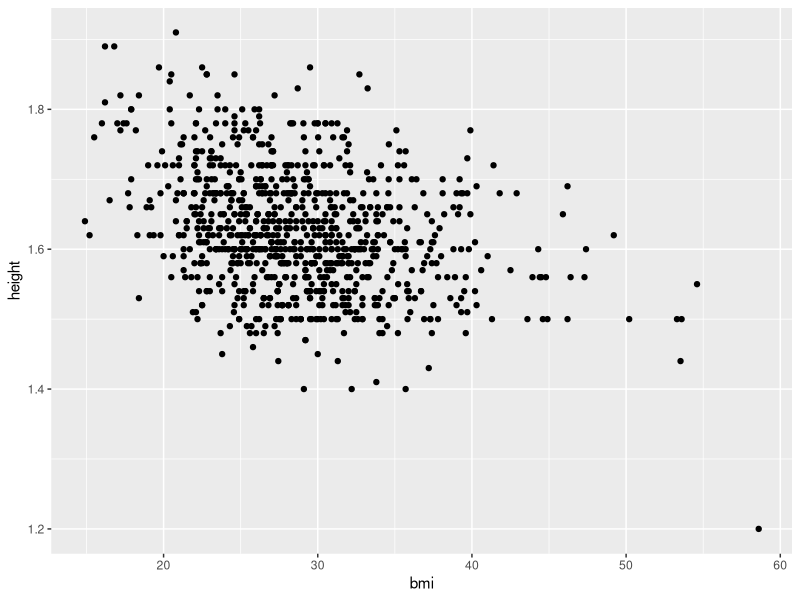

Generate this figure with R: (Note: this script raises an error after producing the figure.)
rm(list=ls())

#source("scripts/LoadPackages.R")

require(ggplot2)
require(lubridate)
require(stringr)
require(plyr)
require(dplyr)
require(tidyr)
require(car)


#source("scripts/load_data_first_time.r")
#source("scripts/split_dataset.r")

#####

data_main <- read.csv("data/csv/data_main.csv") %>% tbl_df()
data_visits <- read.csv("data/csv/data_visits.csv") %>% tbl_df()
data_birth_details <- read.csv("data/csv/data_birth_details.csv") %>% tbl_df()


###

# Start with data_main

summary(data_main)

# The following should be converted to factors

tmp <- c(
  "health_centre",
  "health_status",
  "health_insurance_status",
  "parity",
  "works",
  "occupation_main",
  "religion",
  "belief_cannot_control_health",
  "belief_things_do_affect_pregnancy",
  "behaviours_exercise",
  "behaviours_fruit_veg",
  "behaviours_less_bad_food",
  "behaviours_less_salt",
  "behaviours_eat_protein",
  "behaviours_eat_carbs",
  "behaviours_lower_blood_pressure",
  "behaviours_control_diabetes",
  "behaviours_smoke_less",
  "seen_nurse_last_year",
  "breastfeeding",
  "ante_natal_vitamins",
  "pregnancy_wanted",
  "delivery_complications",
  "family_planning_important",
  "used_contraceptives",
  "family_planning",
  "family_planning_who_responsible",
  "family_planning_charges",
  "family_planning_charges_expensive"
  )

for (i in 1:length(tmp)){
  data_main[[tmp[i]]] <- as.factor(data_main[[tmp[i]]])
}
rm(tmp)



###

qplot(bmi, height, data=data_main)

# Suggests just one possible error now, a height under 1.3


error_df <- data.frame(
  record_number=subset(data_main, height < 1.3)$record_number,
  reason="outlier: low height"
  )



qplot(bp_ratio, data=data_main, binwidth=0.1) + geom_vline(aes(xintercept=c(0.32, 2.75)), linetype="dashed")

error_df <- rbind(
  error_df,
  data.frame(
    record_number=subset(data_main, bp_ratio < 0.32)$record_number,
    reason="bp ratio almost 0"
    ),
  data.frame(
    record_number=subset(data_main, bp_ratio>2.75)$record_number,
    reason="bp ratio over 2.75"
    )
  )


# Very high weights:
qplot(weight, data=data_visits, binwidth=0.2) + geom_vline(aes(xintercept=c(30, 250)), linetype="dashed")

error_df <- rbind(
  error_df,
  data.frame(
    record_number=subset(data_visits, weight < 30)$record_number,
    reason="weight below 30"
    ),
  data.frame(
    record_number=subset(data_visits, weight > 250)$record_number,
    reason="weight above 250"
    )
  )



## now to look at the visits data

data_visits

qplot(y=weight, x=gestation, data=data_visits) + geom_vline(aes(xintercept=c(50)), linetype="dashed") + 
  geom_hline(aes(yintercept=c(30,250)), linetype="dashed")


error_df <- rbind(
  error_df,
  data.frame(
    record_number=subset(data_visits, gestation > 50)$record_number,
    reason="gestation over 50"
  )
)



# now to try lubridate

dates_of_interest <- data_visits$date

# need to change months into values 


replace_runner <- function(target, pattern, replace){  
  n <- length(pattern)
  for (i in 1:n){
    target <- str_replace_all(target, pattern=pattern[i], replace=replace[i])
  }  
  return(target)
}
  
dates_of_interest <- replace_runner(
  dates_of_interest,
  pattern=c("Jan", "Feb", "Mar", "Apr", "May", "Jun", "Jul", "Aug", "Sep", "Oct", "Nov", "Dec"),
  replace=c("01", "02", "03", "04", "05", "06", "07", "08", "09", "10", "11", "12")
  )


# now to use lubridate, specifying day, month, year format

dates_of_interest <- dmy(dates_of_interest)
data_visits$date <- dates_of_interest

# can now calculate difference in number of days and so on. 

# want to calculate dates since first visit

fn <- function(x){
  t0 <- x$date[x$visit_number==1]
  dates <- x$date
  n <- length(dates)
  days_since_first_visit <- rep(NA, n)
  for (i in 1:n){ 
    tmp <- dates[i] - t0
    days_since_first_visit[i] <- as.numeric(tmp)
    }
  out <- data.frame(x, days_since_first_visit=days_since_first_visit)
  return(out)
}


data_visits <- ddply(data_visits, .(record_number), fn)

# process
# 1) remove NA entries to visit number
# 2) remove negative days_since_first_visit
# 3) remove positive days_since_first_visit greater than top 1% of values

data_visits <- data_visits %>% tbl_df()

data_visits_ok <- data_visits %>% 
  filter(!is.na(date)) %>%
  filter(days_since_first_visit >= 0) %>% 
  filter(days_since_first_visit < quantile(data_visits$days_since_first_visit, 0.99, na.rm=T)) %>%
  filter(weight > 30 & weight < 250) %>%
  filter(gestation < 50)


qplot(
  x=visit_number,
  y=days_since_first_visit, 
  group=record_number,
  colour=record_number,
  data=data_visits_ok,
  geom="line"
  )

qplot(
  x=days_since_first_visit,
  y=weight, 
  data=data_visits_ok
) + geom_hline(mapping=aes(yintercept=c(30,250)), linetype="dashed")


write.csv(
  data_visits_ok,
  file="data/data_visits_with_days_since_first_visit_ok_only.csv",
  row.names=F
  )

tmp <- data_visits_ok %>% select(record_number) %>% unique() %>% sample_n(25) %>% unlist() %>% as.numeric()

data_visits_ok %>% filter(record_number %in% tmp) %>% ggplot() +
  geom_line(aes(x=visit_number, y=weight)) +
  facet_wrap( ~ record_number)

